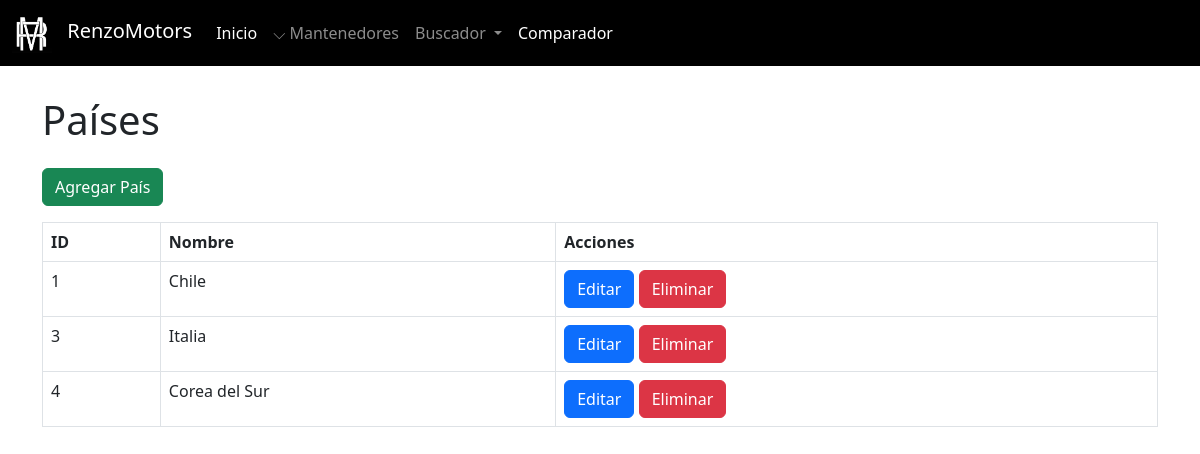
/admin/mantenedores/paises/mantenedor_paises.php, run on an earlier commit of the app's database.
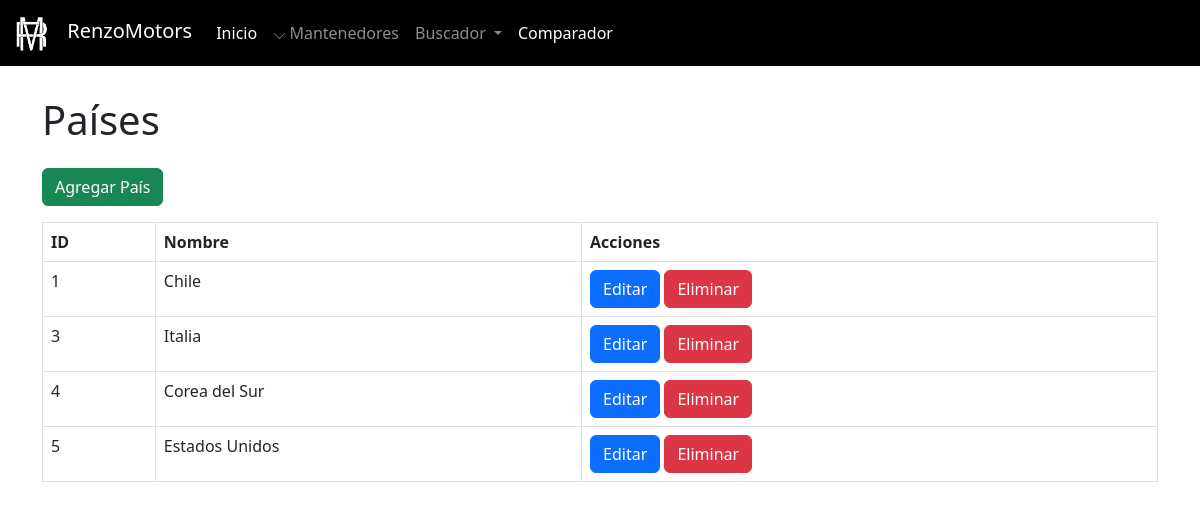
And on a later commit of the database.
### tables this page shows
CREATE TABLE `pais` (
  `id_pais` int(11) NOT NULL,
  `nombre_pais` varchar(100) NOT NULL
);

### admin/mantenedores/paises/mantenedor_paises.php (the view, shortened to what this page needs)
<?php
include '../../../config/conexion.php';
include '../../navbaradmin.php';
?>
<!DOCTYPE html>
<html lang="es">
<head>
    <link href="https://cdn.jsdelivr.net/npm/bootstrap@5.3.0/dist/css/bootstrap.min.css" rel="stylesheet">
</head>
<body class="pt-5">
    <div class="container mt-5">
        <h1 class="mb-4">Países</h1>
        <a href="crear_pais.php" class="btn btn-success mb-3">Agregar País</a>
        <table class="table table-bordered">
            <thead>
                <tr>
                    <th>ID</th>
                    <th>Nombre</th>
                    <th>Acciones</th>
                </tr>
            </thead>
            <tbody>
                <?php
                $resultado = mysqli_query($conexion, "SELECT * FROM pais");
                while ($fila = mysqli_fetch_assoc($resultado)) {
                    echo "<tr>
                            <td>{$fila['id_pais']}</td>
                            <td>{$fila['nombre_pais']}</td>
                            <td>
                                <a href='editar_pais.php?id={$fila['id_pais']}' class='btn btn-primary'>Editar</a>
                                <a href='eliminar_pais.php?id={$fila['id_pais']}' class='btn btn-danger' onclick='return confirm(\"¿Estás seguro de eliminar este país?\");'>Eliminar</a>
                            </td>
                          </tr>";
                }
                ?>
            </tbody>
        </table>
    </div>
</body>
</html>

What changed in the data, as far as the page shows it:
added pais: id_pais "5", nombre_pais "Estados Unidos"
